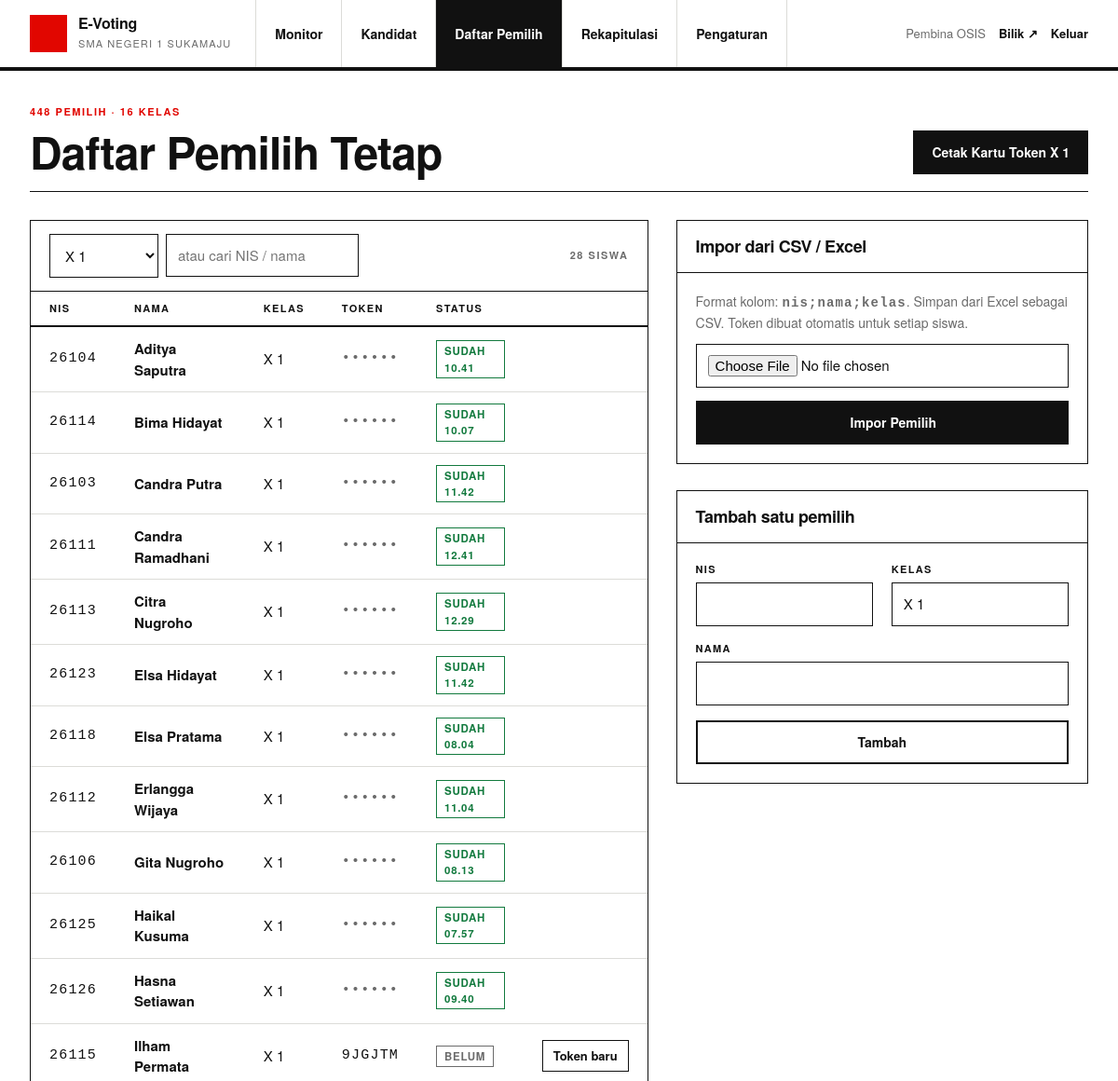
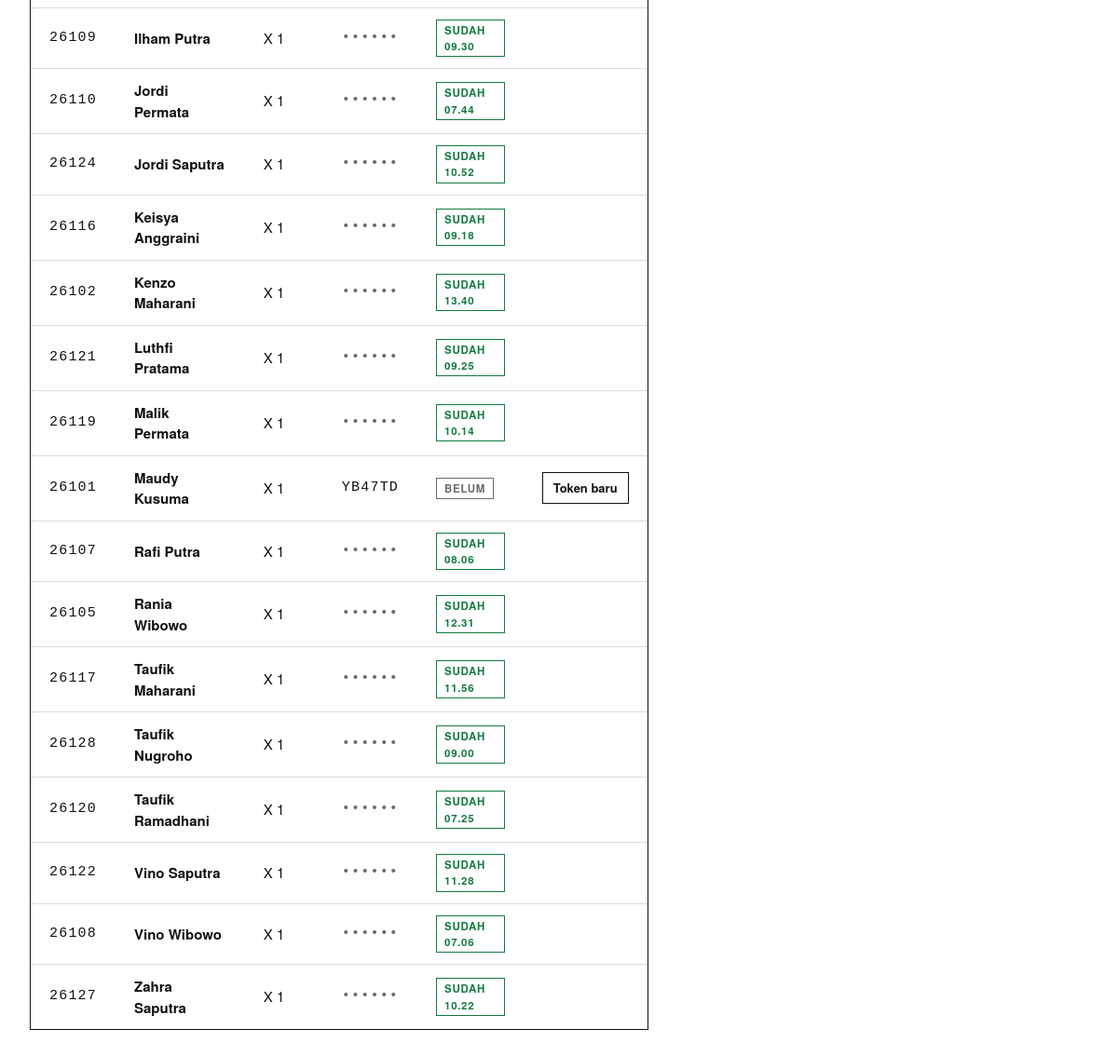
Screenshot of /index.php?page=pemilih (signed in) with the database file from the repository (2 pictures, top to bottom).
### tables this page shows
CREATE TABLE pengaturan (
  id INT PRIMARY KEY,
  nama_instansi VARCHAR(120) NOT NULL,
  hasil_publik TINYINT(1) NOT NULL DEFAULT 0    
);

CREATE TABLE pemilih (
  id INT AUTO_INCREMENT PRIMARY KEY,
  pemilihan_id INT NOT NULL,
  nis VARCHAR(20) NOT NULL,
  nama VARCHAR(100) NOT NULL,
  kelas VARCHAR(20) NOT NULL,
  token CHAR(6) NOT NULL,
  sudah_memilih TINYINT(1) NOT NULL DEFAULT 0,
  waktu_memilih DATETIME NULL,
  UNIQUE KEY uk_nis (pemilihan_id, nis),
  UNIQUE KEY uk_token (pemilihan_id, token),
  INDEX (kelas),
  FOREIGN KEY (pemilihan_id) REFERENCES pemilihan(id) ON DELETE CASCADE
);

### index.php (called while the page is built, shortened)
<?php
require __DIR__ . '/includes/bootstrap.php';
$routes = [
    'bilik'        => 'pages/bilik/index.php',
    'bilik.pilih'  => 'pages/bilik/pilih.php',
    'bilik.keluar' => 'pages/bilik/keluar.php',
    'hasil'        => 'pages/bilik/hasil.php',
    'login'        => 'pages/admin/login.php',
    'logout'       => 'pages/admin/logout.php',
    'dashboard'    => 'pages/admin/dashboard.php',
    'kandidat'     => 'pages/admin/kandidat.php',
    'pemilih'      => 'pages/admin/pemilih.php',
    'kartu'        => 'pages/admin/kartu.php',
    'rekap'        => 'pages/admin/rekap.php',
    'pengaturan'   => 'pages/admin/pengaturan.php',
];
$page = $_GET['page'] ?? 'bilik';
require __DIR__ . '/' . $routes[$page];

### pages/admin/pemilih.php (the view, shortened to what this page needs)
<?php
$p = pemilihan_aktif();
$kelasList = q('SELECT kelas, COUNT(*) n, SUM(sudah_memilih) s FROM pemilih WHERE pemilihan_id = ? GROUP BY kelas ORDER BY kelas', [$p['id']])->fetchAll();
$kelas = $_GET['kelas'] ?? ($kelasList[0]['kelas'] ?? '');
$cari = trim($_GET['cari'] ?? '');
$rows = $cari !== ''
    ? q('SELECT * FROM pemilih WHERE pemilihan_id = ? AND (nis LIKE ? OR nama LIKE ?) ORDER BY kelas, nama LIMIT 100', [$p['id'], "%$cari%", "%$cari%"])->fetchAll()
    : q('SELECT * FROM pemilih WHERE pemilihan_id = ? AND kelas = ? ORDER BY nama', [$p['id'], $kelas])->fetchAll();
$title = 'Daftar Pemilih Tetap';
$label = array_sum(array_column($kelasList, 'n')) . ' pemilih · ' . count($kelasList) . ' kelas';
$actions = '<a class="btn btn-black" href="' . url('kartu', ['kelas' => $kelas]) . '" target="_blank">Cetak Kartu Token ' . e($kelas) . '</a>';
require __DIR__ . '/../../includes/header.php';
?>
<div class="cols">
    <div class="block">
        <div class="block-head">
            <form class="filters" method="get"><input type="hidden" name="page" value="pemilih">
                <select name="kelas" onchange="this.form.submit()"><?php foreach ($kelasList as $k): ?><option <?= $kelas === $k['kelas'] && $cari === '' ? 'selected' : '' ?>><?= e($k['kelas']) ?></option><?php endforeach; ?></select>
                <input type="search" name="cari" value="<?= e($cari) ?>" placeholder="atau cari NIS / nama"></form>
            <span class="label muted"><?= count($rows) ?> siswa</span>
        </div>
        <div class="table-wrap"><table>
            <thead><tr><th>NIS</th><th>Nama</th><th>Kelas</th><th>Token</th><th>Status</th><th></th></tr></thead>
            <tbody><?php foreach ($rows as $r): ?>
                <tr><td class="mono"><?= e($r['nis']) ?></td><td><strong><?= e($r['nama']) ?></strong></td><td><?= e($r['kelas']) ?></td>
                    <td class="mono"><?= $r['sudah_memilih'] ? '<span class="muted">••••••</span>' : e($r['token']) ?></td>
                    <td><?= $r['sudah_memilih'] ? '<span class="tag tag-green">Sudah ' . jam($r['waktu_memilih']) . '</span>' : '<span class="tag tag-gray">Belum</span>' ?></td>
                    <td class="text-right"><?php if (!$r['sudah_memilih']): ?><form method="post" data-confirm="Buat token baru untuk <?= e($r['nama']) ?>?"><button class="btn btn-sm">Token baru</button></form><?php endif; ?></td></tr>
            <?php endforeach; ?></tbody>
        </table></div>
    </div>
    <div>
        <form method="post" enctype="multipart/form-data" class="block">
            <div class="block-head"><h2>Impor dari CSV / Excel</h2></div>
            <div class="block-body">
                <p class="muted" style="margin:0 0 12px;font-size:14px">Format kolom: <b class="mono">nis;nama;kelas</b>. Simpan dari Excel sebagai CSV. Token dibuat otomatis untuk setiap siswa.</p>
                <input type="file" name="csv" accept=".csv,text/csv" required>
                <button class="btn btn-black btn-block mt" style="margin-top:14px"><?= icon('upload', 16) ?> Impor Pemilih</button>
            </div>
        </form>
        <form method="post" class="block mt">
            <div class="block-head"><h2>Tambah satu pemilih</h2></div>
            <div class="block-body"><div class="form-grid">
                <div><label>NIS</label><input type="text" name="nis" required></div><div><label>Kelas</label><input type="text" name="kelas" value="<?= e($kelas) ?>" required></div>
                <div class="full"><label>Nama</label><input type="text" name="nama" required></div>
            </div><button class="btn btn-block mt" style="margin-top:16px">Tambah</button></div>
        </form>
    </div>
</div>
<?php require __DIR__ . '/../../includes/footer.php'; ?>

### includes/header.php (shortened to what this page needs)
<?php
$nav = [['dashboard', 'Monitor'], ['kandidat', 'Kandidat'], ['pemilih', 'Daftar Pemilih'], ['rekap', 'Rekapitulasi']];
if (user()['role'] === 'admin') $nav[] = ['pengaturan', 'Pengaturan'];
$current = $_GET['page'] ?? 'dashboard';
?>
<!DOCTYPE html>
<html lang="id">
<head>
    <title><?= e($title ?? 'Monitor') ?> · E-Voting <?= e(setting()['nama_instansi']) ?></title>
    <link rel="stylesheet" href="assets/css/style.css">
</head>
<body>
<header class="top">
    <div class="top-inner">
        <div class="logo"><span class="sq"><?= icon('vote', 22) ?></span><div><strong>E-Voting</strong><small><?= e(setting()['nama_instansi']) ?></small></div></div>
        <nav><?php foreach ($nav as [$k, $l]): ?><a href="<?= url($k) ?>" class="<?= $current === $k ? 'active' : '' ?>"><?= $l ?></a><?php endforeach; ?></nav>
        <div class="who"><span class="muted"><?= e(user()['nama']) ?></span><a href="<?= url('bilik') ?>" target="_blank">Bilik &nearr;</a><a href="<?= url('logout') ?>">Keluar</a></div>
    </div>
</header>
<main class="wrap">
    <div class="hero">
        <div><span class="label"><?= e($label ?? 'Panel Panitia') ?></span><h1><?= e($title ?? 'Monitor') ?></h1></div>
        <div class="hero-actions"><?= $actions ?? '' ?></div>
    </div>

### includes/bootstrap.php (shortened to what this page needs)
<?php
function db(): PDO
{
    static $pdo = null;
    if ($pdo === null) {
        $c = require __DIR__ . '/../config/database.php';
        $dsn = "mysql:host={$c['host']};port={$c['port']};dbname={$c['database']};charset=utf8mb4";
        try {
            $pdo = new PDO($dsn, $c['username'], $c['password'], [
                PDO::ATTR_ERRMODE => PDO::ERRMODE_EXCEPTION,
                PDO::ATTR_DEFAULT_FETCH_MODE => PDO::FETCH_ASSOC,
            ]);
        } catch (PDOException $e) {
            die('<h3>Koneksi database gagal.</h3><p>Cek config/database.php dan pastikan database <b>'
                . htmlspecialchars($c['database']) . '</b> sudah di-import.</p>');
        }
    }
    return $pdo;
}
function q(string $sql, array $params = []): PDOStatement
{
    $st = db()->prepare($sql);
    $st->execute($params);
    return $st;
}
function e($v): string
{
    return htmlspecialchars((string) $v, ENT_QUOTES, 'UTF-8');
}
function url(string $page = 'dashboard', array $params = []): string
{
    return 'index.php?' . http_build_query(['page' => $page] + $params);
}
function user(): ?array
{
    return $_SESSION['user'] ?? null;
}
function setting(): array
{
    static $s = null;
    return $s ??= q('SELECT * FROM pengaturan WHERE id = 1')->fetch() ?: [];
}
function icon(string $name, int $size = 18): string
{
    $p = $paths[$name] ?? '';
    return '<svg class="ic" width="' . $size . '" height="' . $size . '" viewBox="0 0 24 24" fill="none" stroke="currentColor" stroke-width="2" stroke-linecap="round" stroke-linejoin="round">' . $p . '</svg>';
}
function pemilihan_aktif(): ?array
{
    return q("SELECT * FROM pemilihan WHERE aktif = 1 LIMIT 1")->fetch() ?: null;
}
function jam(string $dt): string
{
    return date('H.i', strtotime($dt));
}

### includes/footer.php (shortened to what this page needs)
</main>
</body>
</html>

### assets/css/style.css (style rules this page uses)
:root { --white: #ffffff; --paper: #f5f5f3; --ink: #111111; --gray: #6b6b6b; --line: #111111; --hair: #dcdcd8; --red: #e10600; --red-soft: #fdecea; --green: #127a3e; --green-soft: #e7f5ec; --font: "Helvetica Neue", Helvetica, Arial, "Segoe UI", system-ui, sans-serif; }
* { box-sizing: border-box; }
body { margin: 0; background: var(--white); color: var(--ink); font: 15px/1.5 var(--font); }
a { color: var(--ink); }
.ic { flex-shrink: 0; vertical-align: middle; }
.muted { color: var(--gray); }
.text-right { text-align: right; }
.mt { margin-top: 28px; }
h1, h2, h3 { margin: 0; font-weight: 800; letter-spacing: -.02em; }
.label { font-size: 11px; font-weight: 700; letter-spacing: .14em; text-transform: uppercase; }
.top { border-bottom: 4px solid var(--ink); }
.top-inner { max-width: 1320px; margin: 0 auto; padding: 0 32px; display: flex; align-items: stretch; gap: 0; min-height: 72px; }
.logo { display: flex; align-items: center; gap: 12px; padding-right: 26px; border-right: 1px solid var(--hair); }
.logo .sq { width: 40px; height: 40px; background: var(--red); color: #fff; display: grid; place-items: center; }
.logo strong { display: block; font-size: 16px; font-weight: 800; letter-spacing: -.01em; line-height: 1.1; }
.logo small { font-size: 11px; color: var(--gray); letter-spacing: .1em; text-transform: uppercase; }
.top nav { display: flex; flex: 1; }
.top nav a { display: flex; align-items: center; padding: 0 20px; text-decoration: none; font-weight: 700; font-size: 14px; border-right: 1px solid var(--hair); }
.top nav a.active { background: var(--ink); color: #fff; }
.top .who { display: flex; align-items: center; gap: 14px; padding-left: 22px; font-size: 13px; }
.top .who a { text-decoration: none; font-weight: 700; }
.wrap { max-width: 1320px; margin: 0 auto; padding: 36px 32px 60px; }
.hero { display: grid; grid-template-columns: 1fr auto; gap: 20px; align-items: end; border-bottom: 1px solid var(--ink); padding-bottom: 18px; margin-bottom: 30px; }
.hero h1 { font-size: 48px; line-height: 1; }
.hero .label { color: var(--red); margin-bottom: 10px; display: block; }
.hero-actions { display: flex; gap: 10px; flex-wrap: wrap; }
.block { border: 1px solid var(--ink); background: var(--white); }
.block-head { display: flex; justify-content: space-between; align-items: center; gap: 12px; padding: 14px 20px; border-bottom: 1px solid var(--ink); flex-wrap: wrap; }
.block-head h2 { font-size: 18px; }
.block-body { padding: 20px; }
.cols { display: grid; grid-template-columns: 1.5fr 1fr; gap: 30px; }
.btn { display: inline-flex; align-items: center; gap: 8px; padding: 11px 18px; border: 2px solid var(--ink); background: var(--white); color: var(--ink); font: inherit; font-weight: 700; font-size: 14px; cursor: pointer; text-decoration: none; white-space: nowrap; }
.btn-black { background: var(--ink); color: #fff; }
.btn-sm { padding: 6px 11px; font-size: 13px; border-width: 1.5px; }
.btn-block { width: 100%; justify-content: center; }
.table-wrap { overflow-x: auto; }
table { width: 100%; border-collapse: collapse; }
th { text-align: left; padding: 10px 20px; border-bottom: 2px solid var(--ink); font-size: 11px; letter-spacing: .12em; text-transform: uppercase; }
td { padding: 12px 20px; border-bottom: 1px solid var(--hair); vertical-align: middle; }
tr:last-child td { border-bottom: 0; }
td strong { display: block; }
.mono { font-family: ui-monospace, "SFMono-Regular", Consolas, monospace; letter-spacing: .08em; }
.tag { display: inline-block; padding: 2px 8px; font-size: 11.5px; font-weight: 700; letter-spacing: .06em; text-transform: uppercase; border: 1.5px solid currentColor; }
.tag-green { color: var(--green); }
.tag-gray { color: var(--gray); }
.form-grid { display: grid; grid-template-columns: 1fr 1fr; gap: 16px 20px; }
.form-grid .full { grid-column: 1 / -1; }
label { display: block; margin-bottom: 6px; font-size: 11px; font-weight: 700; letter-spacing: .12em; text-transform: uppercase; }
input[type=text], input[type=password], input[type=search], input[type=number], input[type=datetime-local], input[type=file], select, textarea { width: 100%; padding: 11px 12px; border: 1.5px solid var(--ink); border-radius: 0; background: #fff; font: inherit; color: var(--ink); }
.filters { display: flex; gap: 8px; flex-wrap: wrap; align-items: center; }
.filters input, .filters select { width: auto; }

### rows the page displays
pengaturan: nama_instansi "SMA NEGERI 1 SUKAMAJU"
pemilih: nis "26104", nama "Aditya Saputra", kelas "X 1", waktu_memilih "10.41"
pemilih: nis "26114", nama "Bima Hidayat", kelas "X 1", waktu_memilih "10.07"
pemilih: nis "26103", nama "Candra Putra", kelas "X 1", waktu_memilih "11.42"
pemilih: nis "26111", nama "Candra Ramadhani", kelas "X 1", waktu_memilih "12.41"
pemilih: nis "26113", nama "Citra Nugroho", kelas "X 1", waktu_memilih "12.29"
pemilih: nis "26123", nama "Elsa Hidayat", kelas "X 1", waktu_memilih "11.42"
pemilih: nis "26118", nama "Elsa Pratama", kelas "X 1", waktu_memilih "08.04"
pemilih: nis "26112", nama "Erlangga Wijaya", kelas "X 1", waktu_memilih "11.04"
pemilih: nis "26106", nama "Gita Nugroho", kelas "X 1", waktu_memilih "08.13"
pemilih: nis "26125", nama "Haikal Kusuma", kelas "X 1", waktu_memilih "07.57"
pemilih: nis "26126", nama "Hasna Setiawan", kelas "X 1", waktu_memilih "09.40"
pemilih: nis "26115", nama "Ilham Permata", kelas "X 1", token "9JGJTM", sudah_memilih "BELUM"
pemilih: nis "26109", nama "Ilham Putra", kelas "X 1", waktu_memilih "09.30"
pemilih: nis "26110", nama "Jordi Permata", kelas "X 1", waktu_memilih "07.44"
pemilih: nis "26124", nama "Jordi Saputra", kelas "X 1", waktu_memilih "10.52"
pemilih: nis "26116", nama "Keisya Anggraini", kelas "X 1", waktu_memilih "09.18"
pemilih: nis "26102", nama "Kenzo Maharani", kelas "X 1", waktu_memilih "13.40"
pemilih: nis "26121", nama "Luthfi Pratama", kelas "X 1", waktu_memilih "09.25"
pemilih: nis "26119", nama "Malik Permata", kelas "X 1", waktu_memilih "10.14"
pemilih: nis "26101", nama "Maudy Kusuma", kelas "X 1", token "YB47TD", sudah_memilih "BELUM"
pemilih: nis "26107", nama "Rafi Putra", kelas "X 1", waktu_memilih "08.06"
pemilih: nis "26105", nama "Rania Wibowo", kelas "X 1", waktu_memilih "12.31"
pemilih: nis "26117", nama "Taufik Maharani", kelas "X 1", waktu_memilih "11.56"
pemilih: nis "26128", nama "Taufik Nugroho", kelas "X 1", waktu_memilih "09.00"
pemilih: nis "26120", nama "Taufik Ramadhani", kelas "X 1", waktu_memilih "07.25"
pemilih: nis "26122", nama "Vino Saputra", kelas "X 1", waktu_memilih "11.28"
pemilih: nis "26108", nama "Vino Wibowo", kelas "X 1", waktu_memilih "07.06"
pemilih: nis "26127", nama "Zahra Saputra", kelas "X 1", waktu_memilih "10.22"

### other values shown
$l "Monitor"
$l "Kandidat"
$l "Daftar Pemilih"
$l "Rekapitulasi"
$l "Pengaturan"
user()['nama'] "Pembina OSIS"
$label "448 PEMILIH · 16 KELAS"
$title "Daftar Pemilih Tetap"
$kelas "X 1"
count($rows) "28"
form field kelas "X 1"
